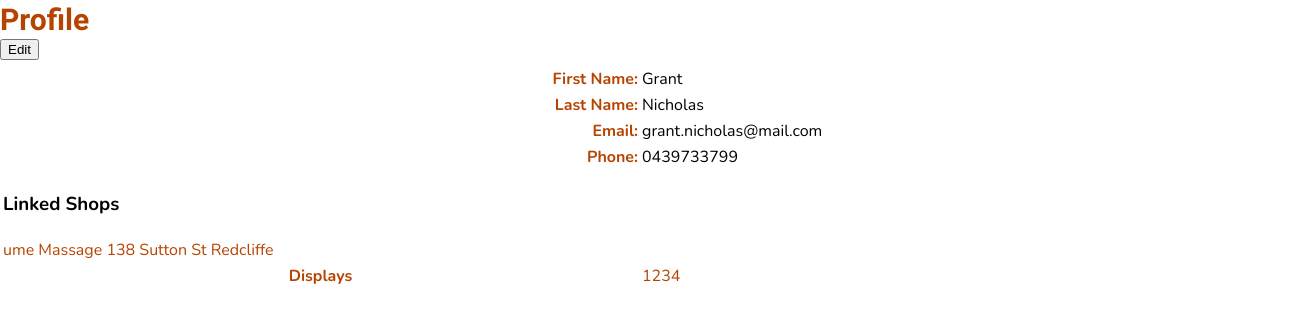
The page /profile (signed in) on the database as committed earlier.
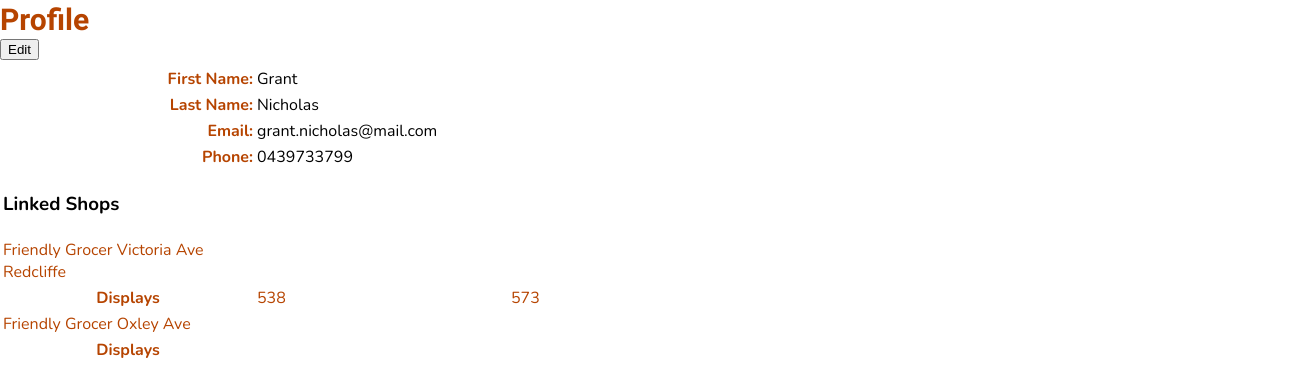
The same page on the database as committed later.
### website/models.py (models this page shows)
class Shops(db.Model):
    shopID = db.Column(db.Integer, primary_key=True)
    shopName = db.Column(db.String(50), nullable=False)
    shopAddress = db.Column(db.String(120), nullable=False)
    primaryUserID = db.Column(db.Integer, db.ForeignKey('users.id', name='fk_shops_users'))
    displays = db.relationship('Displays', back_populates='shops')

class Displays(db.Model):
    displayID = db.Column(db.Integer, primary_key=True)
    shopID = db.Column(db.Integer, db.ForeignKey('shops.shopID', name='fk_shops_shopID'))
    shopMenus = db.relationship('ShopMenus', backref='display')
    shops = db.relationship('Shops', back_populates='displays')

### website/views.py (the view)
@views.route('/profile')
@login_required
def profile():
    user = current_user
    userShops = Shops.query.filter_by(primaryUserID=user.id).all()
    displays = Displays.query.filter(Displays.shopID.in_([shop.shopID for shop in userShops])).all()
    return render_template("profile.html", user=user, userShops=userShops, displays=displays)

### website/__init__.py (called while the page is built)
def create_app():
    app = Flask(__name__)
    app.config['SECRET_KEY'] = 'itAlwaysWorksInTheEnd'
    app.config['SQLALCHEMY_DATABASE_URI'] = f'sqlite:///{DB_NAME}'
    db.init_app(app)
    migrate.init_app(app, db)
    app.config['UPLOAD_FOLDER'] = UPLOAD_FOLDER
    from .views import views
    from .displays import displays
    from .auth import auth
    from .adsControl import adsControl
    app.register_blueprint(views, url_prefix='/')
    app.register_blueprint(displays, url_prefix='/')
    app.register_blueprint(auth, url_prefix='/')
    app.register_blueprint(adsControl, url_prefix='/')
    login_manager = LoginManager()
    login_manager.login_view = 'auth.login'
    login_manager.init_app(app)
    @login_manager.user_loader
    def load_user(id):
        from .models import Users
        return Users.query.get(int(id))
    return app

### website/templates/profile.html
{% extends "base.html" %} {% block title %}Profile{% endblock %}
{% block content %}
    <div class="header" id="myHeader">
        <h2>Profile</h2>
    </div>
    {% block displaySetup %}
    <div>
        <button type="button" onclick="window.location.href='/profile_edit';">Edit</button>
        <div id="profileTable">
            <table>
                <tr>
                    <th class="rowHeader">First Name: </th>
                    <td class="col1">{{ user.firstName }} </td>
                </tr>
                <tr>
                    <th class="rowHeader">Last Name: </th>
                    <td class="col1">{{ user.lastName }}</td>
                </tr>
                <tr>
                    <th class="rowHeader">Email: </th>
                    <td class="col1">{{ user.email }}</td>
                </tr>
                <tr>
                    <th class="rowHeader">Phone: </th>
                    <td class="col1">{{ user.phone }}</td>
                </tr>
                <tr>
                    <th class="col1"><h3>Linked Shops</h3></th>
                    <td>
                        {% for userShop in userShops %}
                            <tr>
                                <td>
                                    {{ userShop.shopName }} {{ userShop.shopAddress }}
                                </td>
                            </tr>
                            <tr>
                                <th>Displays</th>
                                    {% for display in userShop.displays %}
                                        <td onclick="window.location.href='/menuSetup/{{ display.displayID }}';" name="{{ display.displayID }}">
                                            {{ display.displayID }}
                                        </td>
                                    {% endfor %}
                            </tr>
                        {% endfor %}
                    </td>
                </tr>
            </table>
        </div>
    </div>
    {% endblock %}
{% endblock %}

Rows that differ between the two databases and show on the page:
no longer on this page (row edited): Shops: shopName "ume Massage", shopAddress "138 Sutton St Redcliffe"
removed Displays: displayID "1234", shown under "ume Massage"
now on this page (row edited): Shops: shopName "Friendly Grocer", shopAddress "Victoria Ave Redcliffe"
now on this page (row unchanged): Displays: displayID "538", shown under "Friendly Grocer"
now on this page (row unchanged): Displays: displayID "573", shown under "Friendly Grocer"
now on this page (row edited): Shops: shopName "Friendly Grocer", shopAddress "Oxley Ave"
